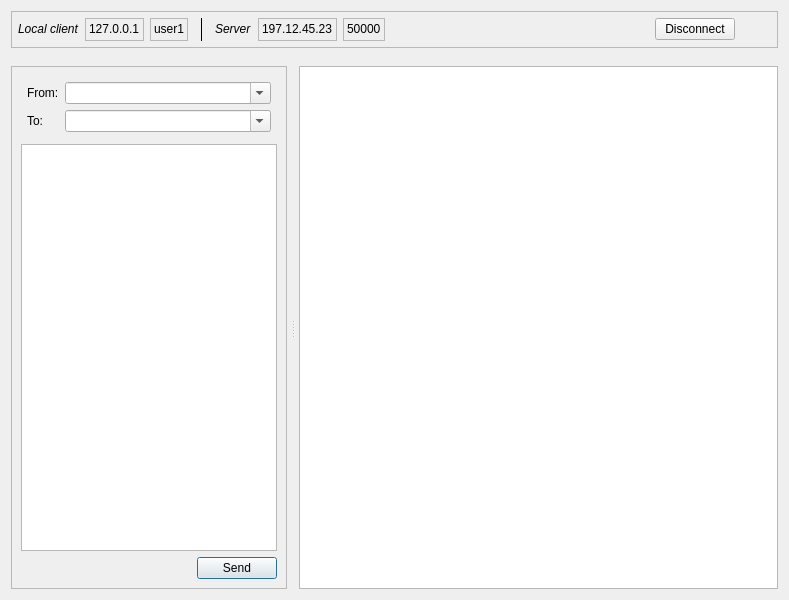
<?xml version="1.0" encoding="UTF-8"?>
<ui version="4.0">
 <class>dUserClient</class>
 <widget class="QDialog" name="dUserClient">
  <property name="geometry">
   <rect>
    <x>0</x>
    <y>0</y>
    <width>789</width>
    <height>600</height>
   </rect>
  </property>
  <property name="windowTitle">
   <string notr="true">Ectec User Client</string>
  </property>
  <property name="windowIcon">
   <iconset resource="ectec.qrc">
    <normaloff>:/ectec-icon.svg</normaloff>:/ectec-icon.svg</iconset>
  </property>
  <layout class="QVBoxLayout" name="verticalLayout">
   <property name="spacing">
    <number>18</number>
   </property>
   <item>
    <widget class="QFrame" name="frameMenuBar">
     <property name="frameShape">
      <enum>QFrame::StyledPanel</enum>
     </property>
     <property name="frameShadow">
      <enum>QFrame::Raised</enum>
     </property>
     <layout class="QHBoxLayout" name="horizontalLayout_2">
      <property name="spacing">
       <number>12</number>
      </property>
      <property name="leftMargin">
       <number>6</number>
      </property>
      <property name="topMargin">
       <number>6</number>
      </property>
      <property name="rightMargin">
       <number>6</number>
      </property>
      <property name="bottomMargin">
       <number>6</number>
      </property>
      <item>
       <widget class="QFrame" name="frameLocalInfo">
        <property name="frameShape">
         <enum>QFrame::NoFrame</enum>
        </property>
        <property name="frameShadow">
         <enum>QFrame::Raised</enum>
        </property>
        <layout class="QHBoxLayout" name="horizontalLayout_4">
         <property name="leftMargin">
          <number>0</number>
         </property>
         <property name="topMargin">
          <number>0</number>
         </property>
         <property name="rightMargin">
          <number>0</number>
         </property>
         <property name="bottomMargin">
          <number>0</number>
         </property>
         <item>
          <widget class="QLabel" name="labelClient">
           <property name="text">
            <string>&lt;html&gt;&lt;head/&gt;&lt;body&gt;&lt;p&gt;&lt;span style=&quot; font-style:italic;&quot;&gt;Local client&lt;/span&gt;&lt;/p&gt;&lt;/body&gt;&lt;/html&gt;</string>
           </property>
          </widget>
         </item>
         <item>
          <widget class="QLabel" name="labelClientAddress">
           <property name="frameShape">
            <enum>QFrame::StyledPanel</enum>
           </property>
           <property name="frameShadow">
            <enum>QFrame::Plain</enum>
           </property>
           <property name="text">
            <string notr="true">127.0.0.1</string>
           </property>
           <property name="textInteractionFlags">
            <set>Qt::LinksAccessibleByMouse|Qt::TextSelectableByMouse</set>
           </property>
          </widget>
         </item>
         <item>
          <widget class="QLabel" name="labelClientName">
           <property name="frameShape">
            <enum>QFrame::StyledPanel</enum>
           </property>
           <property name="frameShadow">
            <enum>QFrame::Plain</enum>
           </property>
           <property name="text">
            <string notr="true">user1</string>
           </property>
           <property name="textInteractionFlags">
            <set>Qt::LinksAccessibleByMouse|Qt::TextSelectableByMouse</set>
           </property>
          </widget>
         </item>
        </layout>
       </widget>
      </item>
      <item>
       <widget class="Line" name="line_2">
        <property name="frameShadow">
         <enum>QFrame::Plain</enum>
        </property>
        <property name="orientation">
         <enum>Qt::Vertical</enum>
        </property>
       </widget>
      </item>
      <item>
       <widget class="QFrame" name="frameServerInfo">
        <property name="frameShape">
         <enum>QFrame::NoFrame</enum>
        </property>
        <property name="frameShadow">
         <enum>QFrame::Raised</enum>
        </property>
        <layout class="QHBoxLayout" name="horizontalLayout_3">
         <property name="leftMargin">
          <number>0</number>
         </property>
         <property name="topMargin">
          <number>0</number>
         </property>
         <property name="rightMargin">
          <number>0</number>
         </property>
         <property name="bottomMargin">
          <number>0</number>
         </property>
         <item>
          <widget class="QLabel" name="labelServer">
           <property name="text">
            <string>&lt;html&gt;&lt;head/&gt;&lt;body&gt;&lt;p&gt;&lt;span style=&quot; font-style:italic;&quot;&gt;Server&lt;/span&gt;&lt;/p&gt;&lt;/body&gt;&lt;/html&gt;</string>
           </property>
          </widget>
         </item>
         <item>
          <widget class="QLabel" name="labelServerAddress">
           <property name="enabled">
            <bool>true</bool>
           </property>
           <property name="frameShape">
            <enum>QFrame::StyledPanel</enum>
           </property>
           <property name="frameShadow">
            <enum>QFrame::Plain</enum>
           </property>
           <property name="text">
            <string notr="true">197.12.45.23</string>
           </property>
           <property name="textInteractionFlags">
            <set>Qt::LinksAccessibleByMouse|Qt::TextSelectableByMouse</set>
           </property>
          </widget>
         </item>
         <item>
          <widget class="QLabel" name="labelServerPort">
           <property name="frameShape">
            <enum>QFrame::StyledPanel</enum>
           </property>
           <property name="frameShadow">
            <enum>QFrame::Plain</enum>
           </property>
           <property name="text">
            <string notr="true">50000</string>
           </property>
           <property name="textInteractionFlags">
            <set>Qt::LinksAccessibleByMouse|Qt::TextSelectableByMouse</set>
           </property>
          </widget>
         </item>
        </layout>
       </widget>
      </item>
      <item>
       <spacer name="horizontalSpacer_2">
        <property name="orientation">
         <enum>Qt::Horizontal</enum>
        </property>
        <property name="sizeHint" stdset="0">
         <size>
          <width>40</width>
          <height>20</height>
         </size>
        </property>
       </spacer>
      </item>
      <item>
       <widget class="QPushButton" name="buttonDisconnect">
        <property name="text">
         <string>Disconnect</string>
        </property>
        <property name="icon">
         <iconset theme="network-disconnect">
          <normaloff>.</normaloff>.</iconset>
        </property>
        <property name="autoDefault">
         <bool>false</bool>
        </property>
       </widget>
      </item>
      <item>
       <widget class="QToolButton" name="toolButtonMenu">
        <property name="sizePolicy">
         <sizepolicy hsizetype="Fixed" vsizetype="Fixed">
          <horstretch>0</horstretch>
          <verstretch>0</verstretch>
         </sizepolicy>
        </property>
        <property name="minimumSize">
         <size>
          <width>0</width>
          <height>0</height>
         </size>
        </property>
        <property name="toolTip">
         <string>&lt;html&gt;&lt;head/&gt;&lt;body&gt;&lt;p&gt;Menu&lt;/p&gt;&lt;/body&gt;&lt;/html&gt;</string>
        </property>
        <property name="icon">
         <iconset theme="settings-configure">
          <normaloff>../../../../../../</normaloff>../../../../../../</iconset>
        </property>
        <property name="popupMode">
         <enum>QToolButton::InstantPopup</enum>
        </property>
        <property name="autoRaise">
         <bool>true</bool>
        </property>
       </widget>
      </item>
     </layout>
    </widget>
   </item>
   <item>
    <widget class="QSplitter" name="splitterMain">
     <property name="sizePolicy">
      <sizepolicy hsizetype="Expanding" vsizetype="Expanding">
       <horstretch>0</horstretch>
       <verstretch>0</verstretch>
      </sizepolicy>
     </property>
     <property name="orientation">
      <enum>Qt::Horizontal</enum>
     </property>
     <property name="handleWidth">
      <number>12</number>
     </property>
     <property name="childrenCollapsible">
      <bool>false</bool>
     </property>
     <widget class="QFrame" name="frameWrite">
      <property name="sizePolicy">
       <sizepolicy hsizetype="Expanding" vsizetype="Preferred">
        <horstretch>0</horstretch>
        <verstretch>0</verstretch>
       </sizepolicy>
      </property>
      <property name="frameShape">
       <enum>QFrame::StyledPanel</enum>
      </property>
      <property name="frameShadow">
       <enum>QFrame::Raised</enum>
      </property>
      <layout class="QVBoxLayout" name="verticalLayout_2">
       <item>
        <widget class="QFrame" name="framePackageMeta">
         <property name="sizePolicy">
          <sizepolicy hsizetype="Preferred" vsizetype="Preferred">
           <horstretch>0</horstretch>
           <verstretch>0</verstretch>
          </sizepolicy>
         </property>
         <layout class="QFormLayout" name="formLayout">
          <property name="leftMargin">
           <number>6</number>
          </property>
          <property name="topMargin">
           <number>6</number>
          </property>
          <property name="rightMargin">
           <number>6</number>
          </property>
          <property name="bottomMargin">
           <number>6</number>
          </property>
          <item row="1" column="0">
           <widget class="QLabel" name="labelTo">
            <property name="text">
             <string>To:</string>
            </property>
            <property name="buddy">
             <cstring>comboBoxTo</cstring>
            </property>
           </widget>
          </item>
          <item row="0" column="0">
           <widget class="QLabel" name="labelFrom">
            <property name="text">
             <string>From:</string>
            </property>
            <property name="buddy">
             <cstring>comboBoxFrom</cstring>
            </property>
           </widget>
          </item>
          <item row="0" column="1">
           <widget class="QComboBox" name="comboBoxFrom">
            <property name="editable">
             <bool>true</bool>
            </property>
            <property name="sizeAdjustPolicy">
             <enum>QComboBox::AdjustToContents</enum>
            </property>
           </widget>
          </item>
          <item row="1" column="1">
           <widget class="QComboBox" name="comboBoxTo">
            <property name="editable">
             <bool>true</bool>
            </property>
            <property name="sizeAdjustPolicy">
             <enum>QComboBox::AdjustToContents</enum>
            </property>
           </widget>
          </item>
         </layout>
        </widget>
       </item>
       <item>
        <widget class="QTextEdit" name="textEditContent">
         <property name="sizePolicy">
          <sizepolicy hsizetype="Expanding" vsizetype="Expanding">
           <horstretch>1</horstretch>
           <verstretch>0</verstretch>
          </sizepolicy>
         </property>
         <property name="acceptRichText">
          <bool>false</bool>
         </property>
        </widget>
       </item>
       <item>
        <layout class="QHBoxLayout" name="horizontalLayout">
         <item>
          <spacer name="horizontalSpacer">
           <property name="orientation">
            <enum>Qt::Horizontal</enum>
           </property>
           <property name="sizeHint" stdset="0">
            <size>
             <width>40</width>
             <height>20</height>
            </size>
           </property>
          </spacer>
         </item>
         <item>
          <widget class="QPushButton" name="buttonSend">
           <property name="text">
            <string>Send</string>
           </property>
           <property name="icon">
            <iconset theme="document-send">
             <normaloff>.</normaloff>.</iconset>
           </property>
          </widget>
         </item>
        </layout>
       </item>
      </layout>
     </widget>
     <widget class="QListView" name="chatView">
      <property name="sizePolicy">
       <sizepolicy hsizetype="Expanding" vsizetype="Expanding">
        <horstretch>2</horstretch>
        <verstretch>0</verstretch>
       </sizepolicy>
      </property>
      <property name="verticalScrollMode">
       <enum>QAbstractItemView::ScrollPerPixel</enum>
      </property>
      <property name="horizontalScrollMode">
       <enum>QAbstractItemView::ScrollPerPixel</enum>
      </property>
     </widget>
    </widget>
   </item>
  </layout>
 </widget>
 <tabstops>
  <tabstop>buttonDisconnect</tabstop>
  <tabstop>comboBoxFrom</tabstop>
  <tabstop>comboBoxTo</tabstop>
  <tabstop>textEditContent</tabstop>
  <tabstop>buttonSend</tabstop>
  <tabstop>chatView</tabstop>
  <tabstop>toolButtonMenu</tabstop>
 </tabstops>
 <resources>
  <include location="ectec.qrc"/>
 </resources>
 <connections/>
</ui>
